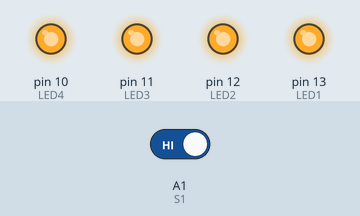
This sketch was run on a simulated Arduino Uno, built with avr-gcc and run on an emulated ATmega328P. Shown: output pins drawn as LEDs (lit = HIGH). Inputs (shaded band) come from the test bench; at power-on: A1 (S1) HIGH.

Above: at 1.2 s.
1.3 s: A1 (S1) driven LOW
At 1.82 s:
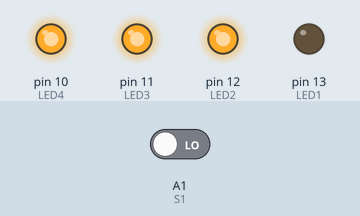
At 3.6 s:
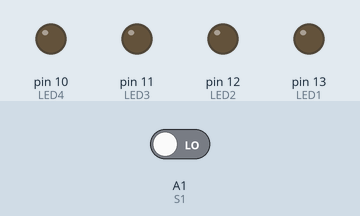
Timing chart, 0 to 5.1 s (numbered marks = the images above; inputs shaded):
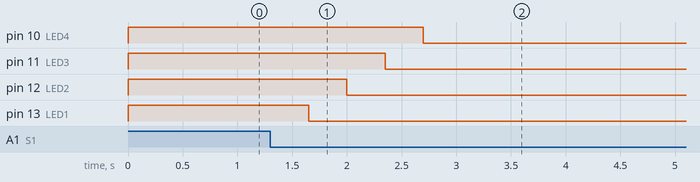

The sketch:

1.6.ino
```cpp
int LED1 = 13;
int LED2 = 12;
int LED3 = 11;
int LED4 = 10;
int S1 = A1;

int C1 = 0;
void setup() {
  // put your setup code here, to run once:
pinMode(LED1, OUTPUT);
pinMode(LED2, OUTPUT);
pinMode(LED3, OUTPUT);
pinMode(LED4, OUTPUT);
pinMode(S1, INPUT);

}

void loop() {
  // put your main code here, to run repeatedly:


if(digitalRead(S1) == LOW){
  C1=C1+1;
  delay(350);
}
else{
  C1=C1;
}
if(C1==0){
  digitalWrite(LED1, HIGH);
  digitalWrite(LED2, HIGH);
  digitalWrite(LED3, HIGH);
  digitalWrite(LED4, HIGH);
}
if(C1==1){
  digitalWrite(LED1, LOW);
}
if(C1==2){
  digitalWrite(LED1, LOW);
  digitalWrite(LED2, LOW);
}
if(C1==3){
  digitalWrite(LED1, LOW);
  digitalWrite(LED2, LOW);
  digitalWrite(LED3, LOW);
}
if(C1==4){
  digitalWrite(LED1, LOW);
  digitalWrite(LED2, LOW);
  digitalWrite(LED3, LOW);
  digitalWrite(LED4, LOW);
}
if(C1>=5){
  C1=0;
}
}
```

Measured:
- after the input at 1.3 s, pin 10 (LED4): HIGH → LOW after 1.4 s; pin 11 (LED3): HIGH → LOW after 1.1 s; pin 12 (LED2): HIGH → LOW after 0.70 s; pin 13 (LED1): HIGH → LOW after 0.35 s
